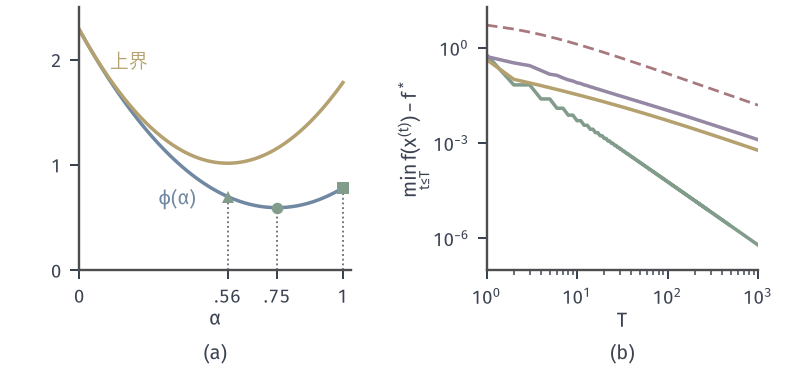

Source code (Python):
from pathlib import Path
import sys
sys.path.insert(0, str(Path(__file__).resolve().parents[1]/"feas-common"))
from feas_fig import *
HERE = Path(__file__).resolve().parent
x = E3; g = grad(x); s = np.eye(3)[1]; d = s-x
A_ = np.linspace(0, 1, 200); phi = f(x+A_[:, None]*d); up = f(x)+A_*(g@d)+.5*L*A_**2*(d@d)
fig, axs = figure(width_mm=112, height_mm=52, ncols=2)
ax = axs[0]; ax.plot(A_, phi, color=BLUE, lw=1.4); ax.plot(A_, up, color=YELLOW, lw=1.4)
for a, m in ((1, 's'), (.75, 'o'), (.5625, '^')):
    v = f(x+a*d); ax.plot([a], [v], m, color=GREEN, ms=4.6, mew=0, zorder=6); ax.plot([a, a], [0, v], color=MUTED, lw=.75, ls=(0, (1, 1.5)))
ax.text(.26, 1.92, '上界', color=YELLOW, fontsize=7.5, ha='right'); ax.text(.3, .62, '$\\phi(\\alpha)$', color=BLUE, fontsize=8)
setup(ax, (0, 1.03), (0, 2.5), [0, .5625, .75, 1], [0, 1, 2], xl='$\\alpha$'); ax.set_xticklabels(['0', '.56', '.75', '1'])
ax = axs[1]; T = np.arange(1, 1001)
for r, c, ls in (('open', GREEN, '-'), ('exact', YELLOW, '-'), ('smooth', PURPLE, '-')):
    X, *_ = fw(T=1000, rule=r); e = f(X[1:])-FS; ax.loglog(T, np.minimum.accumulate(e), color=c, lw=1.4, ls=ls)
ax.loglog(T, 2*L*2/(T+2), color=RED, lw=1.1, ls=(0, (4, 2)))
setup(ax, (1, 1000), (1e-7, 20), [1, 10, 100, 1000], [1e-6, 1e-3, 1], xl='$T$', yl='$\\min_{t\\leq T} f(x^{(t)})-f^*$')
panels(fig, .07, .985, .98, .2, .5); tags(fig, axs)
save(fig, HERE, 'figure', {'segment': 'e3 to e2', 'bound': '16/(T+2)'})
